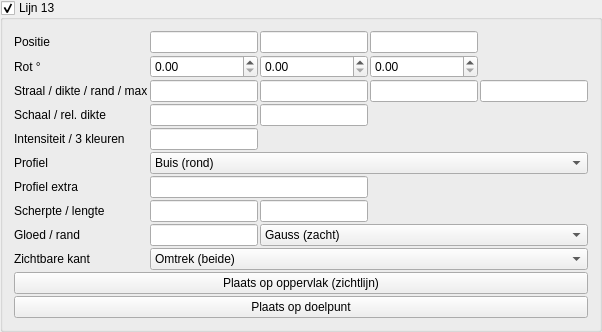
       <widget class="MyGroupBox" name="groupCheck_pattern_line_trap_13_enabled">
        <property name="title">
         <string>Lijn 13</string>
        </property>
        <property name="checkable">
         <bool>true</bool>
        </property>
        <layout class="QGridLayout" name="gridLayout_pattern_line_13">
         <property name="spacing">
          <number>2</number>
         </property>
         <item row="0" column="0">
          <widget class="QLabel" name="label_pattern_line_13_pos">
           <property name="text">
            <string>Positie</string>
           </property>
          </widget>
         </item>
         <item row="0" column="1">
          <widget class="MyLineEdit" name="vect3_pattern_line_trap_13_position_x"/>
         </item>
         <item row="0" column="2">
          <widget class="MyLineEdit" name="vect3_pattern_line_trap_13_position_y"/>
         </item>
         <item row="0" column="3">
          <widget class="MyLineEdit" name="vect3_pattern_line_trap_13_position_z"/>
         </item>
         <item row="1" column="0">
          <widget class="QLabel" name="label_pattern_line_13_rot">
           <property name="text">
            <string>Rot °</string>
           </property>
          </widget>
         </item>
         <item row="1" column="1">
          <widget class="MyDoubleSpinBox" name="spinboxd3_pattern_line_trap_13_rotation_x"/>
         </item>
         <item row="1" column="2">
          <widget class="MyDoubleSpinBox" name="spinboxd3_pattern_line_trap_13_rotation_y"/>
         </item>
         <item row="1" column="3">
          <widget class="MyDoubleSpinBox" name="spinboxd3_pattern_line_trap_13_rotation_z"/>
         </item>
         <item row="2" column="0">
          <widget class="QLabel" name="label_pattern_line_13_radius">
           <property name="text">
            <string>Straal / dikte / rand / max</string>
           </property>
           <property name="toolTip">
            <string>Straal = profielgrootte. Dikte = schaal van de SDF-band. Rand = afronding hoeken. Max = afstand-limiet voor de gloed (0 = uit in praktijk volgens instelling).</string>
           </property>
          </widget>
         </item>
         <item row="2" column="1">
          <widget class="MyLineEdit" name="logedit_pattern_line_trap_13_radius"/>
         </item>
         <item row="2" column="2">
          <widget class="MyLineEdit" name="logedit_pattern_line_trap_13_thickness"/>
         </item>
         <item row="2" column="3">
          <widget class="MyLineEdit" name="logedit_pattern_line_trap_13_edge_softness"/>
         </item>
         <item row="2" column="4">
          <widget class="MyLineEdit" name="logedit_pattern_line_trap_13_max_distance"/>
         </item>
         <item row="3" column="0">
          <widget class="QLabel" name="label_pattern_line_13_scale">
           <property name="text">
            <string>Schaal / rel. dikte</string>
           </property>
           <property name="toolTip">
            <string>Schaal: uniform het dwarsprofiel (YZ). Relatieve dikte: factor op de gloedband t.o.v. Dikte (1 = standaard).</string>
           </property>
          </widget>
         </item>
         <item row="3" column="1">
          <widget class="MyLineEdit" name="logedit_pattern_line_trap_13_scale"/>
         </item>
         <item row="3" column="2">
          <widget class="MyLineEdit" name="logedit_pattern_line_trap_13_relative_thickness"/>
         </item>
         <item row="4" column="0">
          <widget class="QLabel" name="label_pattern_line_13_int">
           <property name="text">
            <string>Intensiteit / 3 kleuren</string>
           </property>
           <property name="toolTip">
            <string>Gradient langs de gloed: kern (kleur 1) → midden (2) → rand (3). Zelfde RGB = effen.</string>
           </property>
          </widget>
         </item>
         <item row="4" column="1">
          <widget class="MyLineEdit" name="logedit_pattern_line_trap_13_intensity"/>
         </item>
         <item row="4" column="2">
          <widget class="MyColorButton" name="colorButton_pattern_line_trap_13_color"/>
         </item>
         <item row="4" column="3">
          <widget class="MyColorButton" name="colorButton_pattern_line_trap_13_color_2"/>
         </item>
         <item row="4" column="4">
          <widget class="MyColorButton" name="colorButton_pattern_line_trap_13_color_3"/>
         </item>
         <item row="5" column="0">
          <widget class="QLabel" name="label_pattern_line_13_shape">
           <property name="text">
            <string>Profiel</string>
           </property>
           <property name="toolTip">
            <string>Dwarsdoorsnede loodrecht op de as (lokale X).</string>
           </property>
          </widget>
         </item>
         <item row="5" column="1" colspan="4">
          <widget class="MyComboBox" name="comboBox_pattern_line_trap_13_shape">
           <item>
            <property name="text">
             <string>Buis (rond)</string>
            </property>
           </item>
           <item>
            <property name="text">
             <string>Lint (vlak)</string>
            </property>
           </item>
           <item>
            <property name="text">
             <string>Vierkant</string>
            </property>
           </item>
           <item>
            <property name="text">
             <string>Ruit</string>
            </property>
           </item>
           <item>
            <property name="text">
             <string>Ovaal</string>
            </property>
           </item>
           <item>
            <property name="text">
             <string>Zeshoek</string>
            </property>
           </item>
           <item>
            <property name="text">
             <string>Kruis</string>
            </property>
           </item>
           <item>
            <property name="text">
             <string>Achthoek</string>
            </property>
           </item>
           <item>
            <property name="text">
             <string>Squircle</string>
            </property>
           </item>
           <item>
            <property name="text">
             <string>Ring</string>
            </property>
           </item>
         </widget>
         </item>
         <item row="6" column="0">
          <widget class="QLabel" name="label_pattern_line_13_shape_aux">
           <property name="text">
            <string>Profiel extra</string>
           </property>
           <property name="toolTip">
            <string>Ovaal: Z-straal t.o.v. Y (1 = cirkel). Ring: halve dikte van de buis.</string>
           </property>
          </widget>
         </item>
         <item row="6" column="1" colspan="2">
          <widget class="MyLineEdit" name="logedit_pattern_line_trap_13_shape_aux"/>
         </item>
         <item row="7" column="0">
          <widget class="QLabel" name="label_pattern_line_13_sharp_seg">
           <property name="text">
            <string>Scherpte / lengte</string>
           </property>
           <property name="toolTip">
            <string>Scherpte: sterkere piek (hoger = smallere gloed). Lengte: halve lijnlengte langs X (0 = oneindig). Zie ook «Gloed / rand».</string>
           </property>
          </widget>
         </item>
         <item row="7" column="1">
          <widget class="MyLineEdit" name="logedit_pattern_line_trap_13_falloff_sharpness"/>
         </item>
         <item row="7" column="2">
          <widget class="MyLineEdit" name="logedit_pattern_line_trap_13_segment_half_length"/>
         </item>
         <item row="8" column="0">
          <widget class="QLabel" name="label_pattern_line_13_glow">
           <property name="text">
            <string>Gloed / rand</string>
           </property>
           <property name="toolTip">
            <string>Gloedbreedte: hoger = zachtere, bredere rand. Falloff: Gauss, smoothstep, lineair, exponentieel — bepaalt hoe snel het uitsterft (los van de 3-kleur-gradient).</string>
           </property>
          </widget>
         </item>
         <item row="8" column="1">
          <widget class="MyLineEdit" name="logedit_pattern_line_trap_13_glow_spread"/>
         </item>
         <item row="8" column="2" colspan="3">
          <widget class="MyComboBox" name="comboBox_pattern_line_trap_13_falloff_profile">
           <item>
            <property name="text">
             <string>Gauss (zacht)</string>
            </property>
           </item>
           <item>
            <property name="text">
             <string>Strak (smooth)</string>
            </property>
           </item>
           <item>
            <property name="text">
             <string>Hard (lineair)</string>
            </property>
           </item>
           <item>
            <property name="text">
             <string>Exponentieel</string>
            </property>
           </item>
          </widget>
         </item>
         <item row="9" column="0">
          <widget class="QLabel" name="label_pattern_line_13_side">
           <property name="text">
            <string>Zichtbare kant</string>
           </property>
           <property name="toolTip">
            <string>Omtrek: gloed aan beide zijden van de vorm (klassiek). Alleen buiten of binnen: één zijde van het oppervlak — handig om alleen de silhouet-rand te tonen.</string>
           </property>
          </widget>
         </item>
         <item row="9" column="1" colspan="4">
          <widget class="MyComboBox" name="comboBox_pattern_line_trap_13_edge_side">
           <item>
            <property name="text">
             <string>Omtrek (beide)</string>
            </property>
           </item>
           <item>
            <property name="text">
             <string>Alleen buiten</string>
            </property>
           </item>
           <item>
            <property name="text">
             <string>Alleen binnen</string>
            </property>
           </item>
          </widget>
         </item>
         <item row="10" column="0" colspan="5">
          <widget class="QPushButton" name="pushButton_pattern_line_trap_13_place_surface">
           <property name="text">
            <string>Plaats op oppervlak (zichtlijn)</string>
           </property>
          </widget>
         </item>
         <item row="11" column="0" colspan="5">
          <widget class="QPushButton" name="pushButton_pattern_line_trap_13_place_target">
           <property name="text">
            <string>Plaats op doelpunt</string>
           </property>
          </widget>
         </item>
        </layout>
       </widget>
